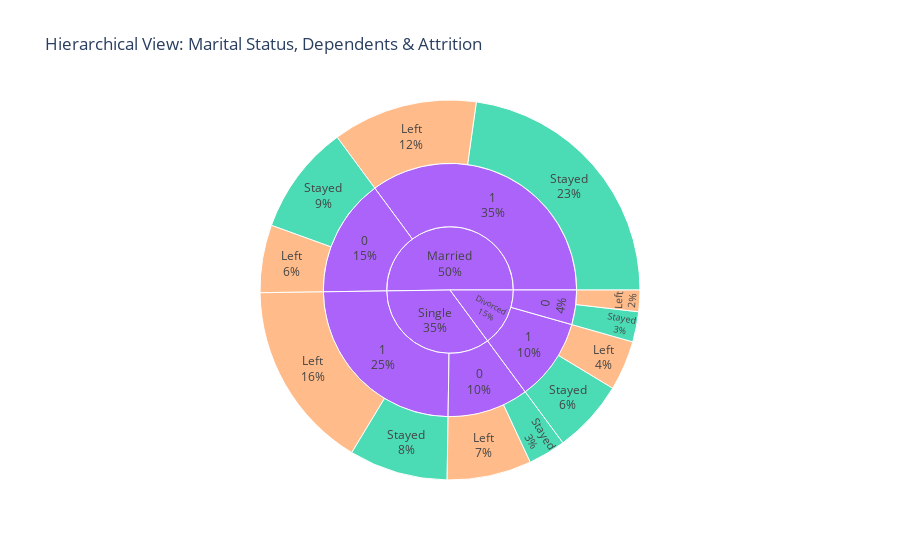

Notebook source saved alongside this figure:
### Code cell
# Hierarchical View: Marital Status, Dependents & Attrition
import warnings
warnings.filterwarnings("ignore", category=FutureWarning)

fig = px.sunburst(extended_df, path=["Marital Status", "Has Dependents", "Attrition"], 
                  title="Hierarchical View: Marital Status, Dependents & Attrition",
                  color="Attrition", color_discrete_map={"Yes": "#EF553B", "No": "#00CC96"})

# Show count values inside the chart
fig.update_traces(textinfo="label+percent entry")  # Shows category labels and percentages

# Increase figure size
fig.update_layout(height=600)
fig.show()

### Figure 1 — Plotly figure (JSON) as saved in the notebook; plotly's stock layout.template omitted (floating-point values rounded to 4 significant figures)
{"data": [{"branchvalues": "total", "customdata": [["Stayed"], ["(?)"], ["(?)"], ["Left"], ["Stayed"], ["Stayed"], ["(?)"], ["Stayed"], ["(?)"], ["(?)"], ["(?)"], ["(?)"], ["Left"], ["Stayed"], ["Stayed"], ["Left"], ["Left"], ["Left"], ["Left"], ["(?)"], ["(?)"]], "domain": {"x": [0, 1], "y": [0, 1]}, "hovertemplate": "labels=%{label}<br>count=%{value}<br>parent=%{parent}<br>id=%{id}<br>Attrition=%{customdata[0]}<extra></extra>", "ids": ["Married/1/Stayed", "Married/1", "Divorced/1", "Single/1/Left", "Divorced/0/Stayed", "Divorced/1/Stayed", "Divorced/0", "Single/1/Stayed", "Divorced", "Single/1", "Single/0", "Married/0", "Divorced/0/Left", "Single/0/Stayed", "Married/0/Stayed", "Married/1/Left", "Divorced/1/Left", "Single/0/Left", "Married/0/Left", "Married", "Single"], "labels": ["Stayed", "1", "1", "Left", "Stayed", "Stayed", "0", "Stayed", "Divorced", "1", "0", "0", "Left", "Stayed", "Stayed", "Left", "Left", "Left", "Left", "Married", "Single"], "marker": {"colors": ["#00cc96", "#ab63fa", "#ab63fa", "#FFA15A", "#00cc96", "#00cc96", "#ab63fa", "#00cc96", "#ab63fa", "#ab63fa", "#ab63fa", "#ab63fa", "#FFA15A", "#00cc96", "#00cc96", "#FFA15A", "#FFA15A", "#FFA15A", "#FFA15A", "#ab63fa", "#ab63fa"]}, "name": "", "parents": ["Married/1", "Married", "Divorced", "Single/1", "Divorced/0", "Divorced/1", "Divorced", "Single/1", "", "Single", "Single", "Married", "Divorced/0", "Single/0", "Married/0", "Married/1", "Divorced/1", "Single/0", "Married/0", "", ""], "textinfo": "label+percent entry", "type": "sunburst", "values": [16973, 26168, 7798, 12010, 1915, 4642, 3280, 6264, 11078, 18274, 7727, 11251, 1365, 2373, 6961, 9195, 3156, 5354, 4290, 37419, 26001]}], "layout": {"autosize": true, "legend": {"tracegroupgap": 0}, "title": {"text": "Hierarchical View: Marital Status, Dependents & Attrition"}}}
